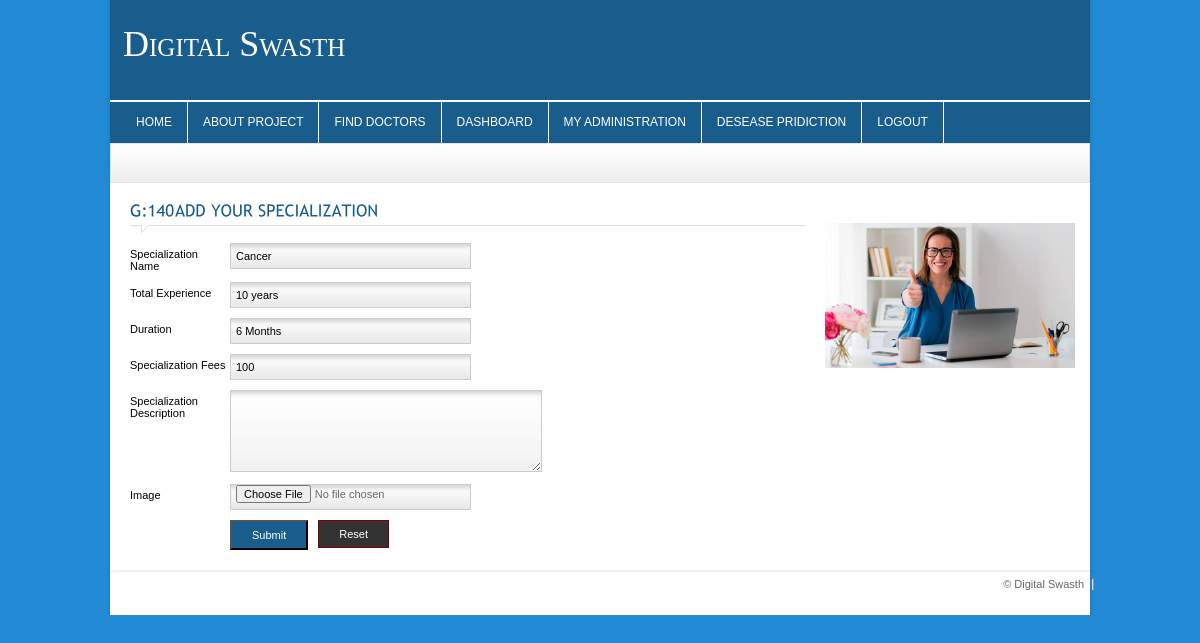
The app's page /specialization.php?specialization_id=1 (signed in) with its own data.
### tables this page shows
CREATE TABLE `specialization` (
  `specialization_id` int(11) NOT NULL,
  `specialization_doctor_id` varchar(255) NOT NULL,
  `specialization_name` varchar(255) NOT NULL,
  `specialization_experience` varchar(255) NOT NULL,
  `specialization_duration` varchar(255) NOT NULL,
  `specialization_image` varchar(255) NOT NULL,
  `specialization_fees` varchar(255) NOT NULL,
  `specialization_description` text NOT NULL
);

### specialization.php (the view, shortened to what this page needs)
<?php
	include_once("includes/header.php");
	if($_REQUEST[specialization_id])
	{
		$SQL="SELECT * FROM specialization WHERE specialization_id = $_REQUEST[specialization_id]";
		$rs=mysqli_query($con,$SQL) or die(mysqli_error($con));
		$data=mysqli_fetch_assoc($rs);
	}
?>
	<div class="crumb">
    </div>
	<div id="content_sec">
		<div class="col1">
			<div class="contact">
				<h4 class="heading colr"><?=$heading?>Add Your Specialization</h4>
				<form action="lib/specialization.php" enctype="multipart/form-data" method="post" name="frm_specialization">
					<ul class="forms">
						<li class="txt">Specialization Name</li>
						<li class="inputfield"><input name="specialization_name" id="specialization_name" type="text" class="bar" required value="<?=$data[specialization_name]?>"/></li>
					</ul>
					<ul class="forms">
						<li class="txt">Total Experience</li>
						<li class="inputfield"><input name="specialization_experience" id="specialization_experience" type="text" class="bar" required value="<?=$data[specialization_experience]?>"/></li>
					</ul>
					<ul class="forms">
						<li class="txt">Duration</li>
						<li class="inputfield"><input name="specialization_duration" id="specialization_duration" type="text" class="bar" required value="<?=$data[specialization_duration]?>"/></li>
					</ul>
					<ul class="forms">
						<li class="txt">Specialization Fees</li>
						<li class="inputfield"><input name="specialization_fees" id="specialization_fees" type="text" class="bar" required value="<?=$data[specialization_fees]?>"/></li>
					</ul>
					<ul class="forms">
						<li class="txt">Specialization Description</li>
						<li class="textfield"><textarea name="specialization_description" cols="" rows="4" required style="width:300px; height:70px"><?=$data[specialization_description]?></textarea></li>
					</ul>
					<ul class="forms">
						<li class="txt">Image</li>
						<li class="inputfield"><input name="specialization_image" type="file" class="bar"/></li>
					</ul>
					<ul class="forms">
						<li class="txt">&nbsp;</li>
						<li class="textfield"><input type="submit" value="Submit" class="simplebtn"></li>
						<li class="textfield"><input type="reset" value="Reset" class="resetbtn"></li>
					</ul>
				</form>
			</div>
		</div>
		<div class="col2">
			<?php include_once("includes/sidebar.php"); ?>
		</div>
	</div>
<?php include_once("includes/footer.php"); ?>

### css/style.css (style rules this page uses)
* { padding:0px; margin:0px; }
body { background-color:#228ad4; font-family:Arial, Helvetica, sans-serif; font-size:11px; color:#666666; float:left; width:100%; }
.colr { color:#195d8d !important; }
h4 { font-size:16px; font-weight:normal; }
.heading { padding:10px 0px 14px 0px !important; width:100% !important; margin-bottom:10px !important; text-transform:uppercase; background-image:url(../images/heading.gif); background-repeat:no-repeat; background-position:left bottom; }
input { font-size:11px; }
.simplebtn { background-color:#FFF; background-color:#195d8d; padding:7px 20px; display:inline-block; color:#FFF; }
.resetbtn { background-color:#333; background-image:none; border:#790101 solid 1px; padding:7px 20px; display:inline-block; color:#FFF; margin-left:10px; }
#content_sec { width:940px; padding:10px 20px; margin-left:10px; background-color:#FFF; float:left; }
.col1 { width:675px; float:left; }
.col2 { width:245px; float:right; }
.crumb { width:958px; height:30px; padding:8px 10px 0px 10px; background-image:url(../images/crumb.gif); background-repeat:repeat-x; margin-left:10px; border:#e3e3e3 solid 1px; }
ul.forms { float:left; list-style:none; padding:0px 20px 10px 0px; }
ul.forms li { float:left; }
ul.forms li.txt { float:left; width:100px; color:#000; padding-top:5px; }
ul.forms li.inputfield { float:left; width:259px; }
ul.forms li.inputfield input.bar { width:229px; height:24px; background-image:url(../images/inputbar.gif); background-repeat:repeat-x; background-position:bottom; background-color:#fff; border:#cccccc solid 1px; padding:0px 5px; }
ul.forms li.textfield { float:left; }
ul.forms li.textfield textarea { width:340px; height:110px; background-image:url(../images/inputbar_text.gif); background-repeat:repeat-x; background-position:top; border:#cccccc solid 1px; font-family:Arial, Helvetica, sans-serif; font-size:11px; padding:5px; background-color:#e8e8e8; }

### css/slider.css (style rules this page uses)
* { margin: 0; padding: 0; }

### records on screen
specialization: specialization_name "Cancer", specialization_experience "10 years", specialization_duration "6 Months", specialization_fees "100"
